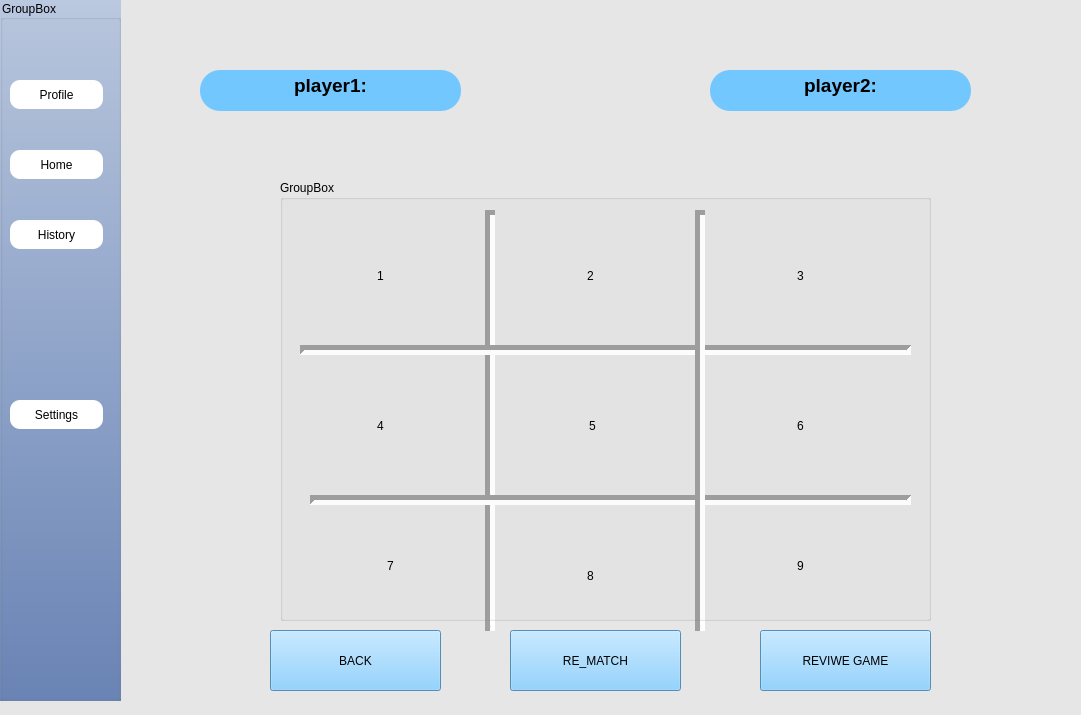
<?xml version="1.0" encoding="UTF-8"?>
<ui version="4.0">
 <class>SecDialog</class>
 <widget class="QDialog" name="SecDialog">
  <property name="geometry">
   <rect>
    <x>0</x>
    <y>0</y>
    <width>1081</width>
    <height>715</height>
   </rect>
  </property>
  <property name="windowTitle">
   <string>Dialog</string>
  </property>
  <property name="styleSheet">
   <string notr="true">QDialog
{
	background-color: rgb(230, 230, 230);
}</string>
  </property>
  <widget class="QGroupBox" name="groupBox">
   <property name="geometry">
    <rect>
     <x>0</x>
     <y>0</y>
     <width>121</width>
     <height>701</height>
    </rect>
   </property>
   <property name="styleSheet">
    <string notr="true">QGroupBox
{
	background-color: qlineargradient(spread:pad, x1:0.5, y1:0, x2:0.5, y2:1, stop:0 rgba(186, 200, 224, 255), stop:1 rgba(106, 133, 182, 255));
}</string>
   </property>
   <property name="title">
    <string>GroupBox</string>
   </property>
   <widget class="QPushButton" name="profile">
    <property name="geometry">
     <rect>
      <x>10</x>
      <y>80</y>
      <width>93</width>
      <height>29</height>
     </rect>
    </property>
    <property name="styleSheet">
     <string notr="true">QPushButton{
border-radius:10px;
background-color:white;

}</string>
    </property>
    <property name="text">
     <string>Profile</string>
    </property>
   </widget>
   <widget class="QPushButton" name="home">
    <property name="geometry">
     <rect>
      <x>10</x>
      <y>150</y>
      <width>93</width>
      <height>29</height>
     </rect>
    </property>
    <property name="styleSheet">
     <string notr="true">QPushButton{
border-radius:10px;
background-color:white;

}</string>
    </property>
    <property name="text">
     <string>Home</string>
    </property>
   </widget>
   <widget class="QPushButton" name="history">
    <property name="geometry">
     <rect>
      <x>10</x>
      <y>220</y>
      <width>93</width>
      <height>29</height>
     </rect>
    </property>
    <property name="styleSheet">
     <string notr="true">QPushButton{
border-radius:10px;
background-color:white;

}</string>
    </property>
    <property name="text">
     <string>History</string>
    </property>
   </widget>
   <widget class="QPushButton" name="settings">
    <property name="geometry">
     <rect>
      <x>10</x>
      <y>400</y>
      <width>93</width>
      <height>29</height>
     </rect>
    </property>
    <property name="styleSheet">
     <string notr="true">QPushButton{
border-radius:10px;
background-color:white;

}</string>
    </property>
    <property name="text">
     <string>Settings</string>
    </property>
   </widget>
  </widget>
  <widget class="QStackedWidget" name="stackedWidget">
   <property name="geometry">
    <rect>
     <x>120</x>
     <y>10</y>
     <width>941</width>
     <height>691</height>
    </rect>
   </property>
   <property name="currentIndex">
    <number>4</number>
   </property>
   <widget class="QWidget" name="page_2">
    <widget class="QPushButton" name="startgame">
     <property name="geometry">
      <rect>
       <x>240</x>
       <y>240</y>
       <width>441</width>
       <height>91</height>
      </rect>
     </property>
     <property name="styleSheet">
      <string notr="true">QPushButton
{
	border-radius:30px;
	color: white;
	
	font: 500 30pt &quot;Montserrat&quot;;
	background-color: qlineargradient(spread:pad, x1:0.5, y1:1, x2:0.5, y2:0.2, stop:0 rgba(84, 204, 190, 255), stop:1 rgba(164, 227, 207, 255));
	border-color:black;
}</string>
     </property>
     <property name="text">
      <string>START GAME</string>
     </property>
    </widget>
   </widget>
   <widget class="QWidget" name="page_3">
    <widget class="QPushButton" name="PVP">
     <property name="geometry">
      <rect>
       <x>140</x>
       <y>260</y>
       <width>281</width>
       <height>51</height>
      </rect>
     </property>
     <property name="styleSheet">
      <string notr="true">QPushButton{
border-radius:15px;
background-color:white;

}</string>
     </property>
     <property name="text">
      <string>PVP</string>
     </property>
    </widget>
    <widget class="QPushButton" name="PVE">
     <property name="geometry">
      <rect>
       <x>550</x>
       <y>260</y>
       <width>281</width>
       <height>51</height>
      </rect>
     </property>
     <property name="styleSheet">
      <string notr="true">QPushButton{
border-radius:15px;
background-color:white;

}</string>
     </property>
     <property name="text">
      <string>PVE</string>
     </property>
    </widget>
    <widget class="QPushButton" name="back_3">
     <property name="geometry">
      <rect>
       <x>10</x>
       <y>0</y>
       <width>93</width>
       <height>29</height>
      </rect>
     </property>
     <property name="text">
      <string>back</string>
     </property>
    </widget>
   </widget>
   <widget class="QWidget" name="page_5">
    <widget class="QPushButton" name="normal">
     <property name="geometry">
      <rect>
       <x>370</x>
       <y>140</y>
       <width>241</width>
       <height>81</height>
      </rect>
     </property>
     <property name="styleSheet">
      <string notr="true">QPushButton{
border-radius:10px;
background-color:white;

}</string>
     </property>
     <property name="text">
      <string>Normal</string>
     </property>
    </widget>
    <widget class="QPushButton" name="infinite">
     <property name="geometry">
      <rect>
       <x>370</x>
       <y>300</y>
       <width>241</width>
       <height>81</height>
      </rect>
     </property>
     <property name="styleSheet">
      <string notr="true">QPushButton{
border-radius:10px;
background-color:white;

}</string>
     </property>
     <property name="text">
      <string>Infinite</string>
     </property>
    </widget>
    <widget class="QPushButton" name="back_2">
     <property name="geometry">
      <rect>
       <x>20</x>
       <y>0</y>
       <width>93</width>
       <height>29</height>
      </rect>
     </property>
     <property name="text">
      <string>back</string>
     </property>
    </widget>
   </widget>
   <widget class="QWidget" name="page_6">
    <widget class="QPushButton" name="easy">
     <property name="geometry">
      <rect>
       <x>310</x>
       <y>80</y>
       <width>251</width>
       <height>81</height>
      </rect>
     </property>
     <property name="text">
      <string>Easy</string>
     </property>
    </widget>
    <widget class="QPushButton" name="medium">
     <property name="geometry">
      <rect>
       <x>310</x>
       <y>200</y>
       <width>251</width>
       <height>81</height>
      </rect>
     </property>
     <property name="text">
      <string>Medium</string>
     </property>
    </widget>
    <widget class="QPushButton" name="hard">
     <property name="geometry">
      <rect>
       <x>310</x>
       <y>320</y>
       <width>251</width>
       <height>81</height>
      </rect>
     </property>
     <property name="text">
      <string>Hard</string>
     </property>
    </widget>
    <widget class="QPushButton" name="back">
     <property name="geometry">
      <rect>
       <x>40</x>
       <y>10</y>
       <width>93</width>
       <height>29</height>
      </rect>
     </property>
     <property name="text">
      <string>back</string>
     </property>
    </widget>
   </widget>
   <widget class="QWidget" name="page_4">
    <widget class="QPushButton" name="pushButton_4">
     <property name="geometry">
      <rect>
       <x>170</x>
       <y>490</y>
       <width>201</width>
       <height>131</height>
      </rect>
     </property>
     <property name="styleSheet">
      <string notr="true">QPushButton
{
border :none;
color:black;
	font: 28pt &quot;Segoe Fluent Icons&quot;;
}
QPushButton:Hover
{
background-color:blue;
}
QPushButton:pressed
{
background-color:red;
}</string>
     </property>
     <property name="text">
      <string>7</string>
     </property>
    </widget>
    <widget class="QPushButton" name="pushButton_6">
     <property name="geometry">
      <rect>
       <x>580</x>
       <y>350</y>
       <width>201</width>
       <height>131</height>
      </rect>
     </property>
     <property name="styleSheet">
      <string notr="true">QPushButton
{
border :none;
color:black;
	font: 28pt &quot;Segoe Fluent Icons&quot;;
}
QPushButton:Hover
{
background-color:blue;
}
QPushButton:pressed
{
background-color:red;
}</string>
     </property>
     <property name="text">
      <string>6</string>
     </property>
    </widget>
    <widget class="QPushButton" name="pushButton_9">
     <property name="geometry">
      <rect>
       <x>580</x>
       <y>200</y>
       <width>201</width>
       <height>131</height>
      </rect>
     </property>
     <property name="styleSheet">
      <string notr="true">QPushButton
{
border :none;
color:black;
	font: 28pt &quot;Segoe Fluent Icons&quot;;
}
QPushButton:Hover
{
background-color:blue;
}
QPushButton:pressed
{
background-color:red;
}</string>
     </property>
     <property name="text">
      <string>3</string>
     </property>
    </widget>
    <widget class="Line" name="line_2">
     <property name="geometry">
      <rect>
       <x>360</x>
       <y>200</y>
       <width>20</width>
       <height>421</height>
      </rect>
     </property>
     <property name="lineWidth">
      <number>5</number>
     </property>
     <property name="orientation">
      <enum>Qt::Orientation::Vertical</enum>
     </property>
    </widget>
    <widget class="Line" name="line_3">
     <property name="geometry">
      <rect>
       <x>190</x>
       <y>480</y>
       <width>601</width>
       <height>20</height>
      </rect>
     </property>
     <property name="lineWidth">
      <number>5</number>
     </property>
     <property name="orientation">
      <enum>Qt::Orientation::Horizontal</enum>
     </property>
    </widget>
    <widget class="QPushButton" name="pushButton_8">
     <property name="geometry">
      <rect>
       <x>160</x>
       <y>200</y>
       <width>201</width>
       <height>131</height>
      </rect>
     </property>
     <property name="styleSheet">
      <string notr="true">QPushButton
{
border :none;
color:black;
	font: 28pt &quot;Segoe Fluent Icons&quot;;
}
QPushButton:Hover
{
background-color:blue;
}
QPushButton:checked {
    background-color: red;
}
</string>
     </property>
     <property name="text">
      <string>1</string>
     </property>
    </widget>
    <widget class="QPushButton" name="pushButton_5">
     <property name="geometry">
      <rect>
       <x>370</x>
       <y>500</y>
       <width>201</width>
       <height>131</height>
      </rect>
     </property>
     <property name="styleSheet">
      <string notr="true">QPushButton
{
border :none;
color:black;
	font: 28pt &quot;Segoe Fluent Icons&quot;;
}
QPushButton:Hover
{
background-color:blue;
}
QPushButton:pressed
{
background-color:red;
}</string>
     </property>
     <property name="text">
      <string>8</string>
     </property>
    </widget>
    <widget class="QPushButton" name="pushButton">
     <property name="geometry">
      <rect>
       <x>372</x>
       <y>350</y>
       <width>201</width>
       <height>131</height>
      </rect>
     </property>
     <property name="styleSheet">
      <string notr="true">QPushButton
{
border :none;
color:black;
	font: 28pt &quot;Segoe Fluent Icons&quot;;
}
QPushButton:Hover
{
background-color:blue;
}
QPushButton:pressed
{
background-color:red;
}</string>
     </property>
     <property name="text">
      <string>5</string>
     </property>
    </widget>
    <widget class="QPushButton" name="pushButton_2">
     <property name="geometry">
      <rect>
       <x>160</x>
       <y>350</y>
       <width>201</width>
       <height>131</height>
      </rect>
     </property>
     <property name="styleSheet">
      <string notr="true">QPushButton
{
border :none;
color:black;
	font: 28pt &quot;Segoe Fluent Icons&quot;;
}
QPushButton:Hover
{
background-color:blue;
}
QPushButton:pressed
{
background-color:red;
}
QPushButton[text=&quot;O&quot;] {
    color: black;
   
}
QPushButton[text=&quot;X&quot;] {
    color: white;
    }
</string>
     </property>
     <property name="text">
      <string>4</string>
     </property>
    </widget>
    <widget class="QTextEdit" name="textEdit_2">
     <property name="geometry">
      <rect>
       <x>590</x>
       <y>60</y>
       <width>261</width>
       <height>41</height>
      </rect>
     </property>
     <property name="styleSheet">
      <string notr="true">QTextEdit
{
border :none;
color:black;
background-color: rgb(115, 199, 255);
font: 700 12pt &quot;Rockwell&quot;;    
 border-radius: 20px;
}</string>
     </property>
     <property name="html">
      <string>&lt;!DOCTYPE HTML PUBLIC &quot;-//W3C//DTD HTML 4.0//EN&quot; &quot;http://www.w3.org/TR/REC-html40/strict.dtd&quot;&gt;
&lt;html&gt;&lt;head&gt;&lt;meta name=&quot;qrichtext&quot; content=&quot;1&quot; /&gt;&lt;meta charset=&quot;utf-8&quot; /&gt;&lt;style type=&quot;text/css&quot;&gt;
p, li { white-space: pre-wrap; }
hr { height: 1px; border-width: 0; }
li.unchecked::marker { content: &quot;\2610&quot;; }
li.checked::marker { content: &quot;\2612&quot;; }
&lt;/style&gt;&lt;/head&gt;&lt;body style=&quot; font-family:'Rockwell'; font-size:12pt; font-weight:700; font-style:normal;&quot;&gt;
&lt;p align=&quot;center&quot; style=&quot; margin-top:0px; margin-bottom:0px; margin-left:0px; margin-right:0px; -qt-block-indent:0; text-indent:0px;&quot;&gt;&lt;span style=&quot; font-family:'Segoe UI'; font-size:14pt;&quot;&gt;player2:&lt;/span&gt;&lt;/p&gt;&lt;/body&gt;&lt;/html&gt;</string>
     </property>
    </widget>
    <widget class="QTextEdit" name="textEdit">
     <property name="geometry">
      <rect>
       <x>80</x>
       <y>60</y>
       <width>261</width>
       <height>41</height>
      </rect>
     </property>
     <property name="styleSheet">
      <string notr="true">QTextEdit
{
border :none;
color:black;
background-color: rgb(115, 199, 255);
font: 700 12pt &quot;Rockwell&quot;;    
 border-radius: 20px;
}</string>
     </property>
     <property name="html">
      <string>&lt;!DOCTYPE HTML PUBLIC &quot;-//W3C//DTD HTML 4.0//EN&quot; &quot;http://www.w3.org/TR/REC-html40/strict.dtd&quot;&gt;
&lt;html&gt;&lt;head&gt;&lt;meta name=&quot;qrichtext&quot; content=&quot;1&quot; /&gt;&lt;meta charset=&quot;utf-8&quot; /&gt;&lt;style type=&quot;text/css&quot;&gt;
p, li { white-space: pre-wrap; }
hr { height: 1px; border-width: 0; }
li.unchecked::marker { content: &quot;\2610&quot;; }
li.checked::marker { content: &quot;\2612&quot;; }
&lt;/style&gt;&lt;/head&gt;&lt;body style=&quot; font-family:'Rockwell'; font-size:12pt; font-weight:700; font-style:normal;&quot;&gt;
&lt;p align=&quot;center&quot; style=&quot; margin-top:0px; margin-bottom:0px; margin-left:0px; margin-right:0px; -qt-block-indent:0; text-indent:0px;&quot;&gt;&lt;span style=&quot; font-family:'Segoe UI'; font-size:14pt;&quot;&gt;player1:&lt;/span&gt;&lt;/p&gt;&lt;/body&gt;&lt;/html&gt;</string>
     </property>
    </widget>
    <widget class="QPushButton" name="pushButton_7">
     <property name="geometry">
      <rect>
       <x>370</x>
       <y>200</y>
       <width>201</width>
       <height>131</height>
      </rect>
     </property>
     <property name="styleSheet">
      <string notr="true">QPushButton
{
border :none;
color:black;
	font: 28pt &quot;Segoe Fluent Icons&quot;;
}
QPushButton:Hover
{
background-color:blue;
}
QPushButton:pressed
{
background-color:red;
}</string>
     </property>
     <property name="text">
      <string>2</string>
     </property>
    </widget>
    <widget class="Line" name="line_4">
     <property name="geometry">
      <rect>
       <x>180</x>
       <y>330</y>
       <width>611</width>
       <height>20</height>
      </rect>
     </property>
     <property name="lineWidth">
      <number>5</number>
     </property>
     <property name="orientation">
      <enum>Qt::Orientation::Horizontal</enum>
     </property>
    </widget>
    <widget class="QPushButton" name="pushButton_10">
     <property name="geometry">
      <rect>
       <x>580</x>
       <y>490</y>
       <width>201</width>
       <height>131</height>
      </rect>
     </property>
     <property name="styleSheet">
      <string notr="true">QPushButton
{
border :none;
color:black;
	font: 28pt &quot;Segoe Fluent Icons&quot;;
}
QPushButton:Hover
{
background-color:blue;
}
QPushButton:pressed
{
background-color:red;
}</string>
     </property>
     <property name="text">
      <string>9</string>
     </property>
    </widget>
    <widget class="Line" name="line">
     <property name="geometry">
      <rect>
       <x>570</x>
       <y>200</y>
       <width>20</width>
       <height>421</height>
      </rect>
     </property>
     <property name="lineWidth">
      <number>5</number>
     </property>
     <property name="orientation">
      <enum>Qt::Orientation::Vertical</enum>
     </property>
    </widget>
    <widget class="QPushButton" name="pushButton_15">
     <property name="geometry">
      <rect>
       <x>640</x>
       <y>620</y>
       <width>171</width>
       <height>61</height>
      </rect>
     </property>
     <property name="maximumSize">
      <size>
       <width>500</width>
       <height>500</height>
      </size>
     </property>
     <property name="styleSheet">
      <string notr="true">QPushButton
{
color:black;
background-color: rgb(115, 199, 255);
 font: 700 14pt &quot;Segoe UI&quot;;
}</string>
     </property>
     <property name="text">
      <string>REVIWE GAME</string>
     </property>
    </widget>
    <widget class="QPushButton" name="pushButton_16">
     <property name="geometry">
      <rect>
       <x>390</x>
       <y>620</y>
       <width>171</width>
       <height>61</height>
      </rect>
     </property>
     <property name="maximumSize">
      <size>
       <width>500</width>
       <height>500</height>
      </size>
     </property>
     <property name="styleSheet">
      <string notr="true">QPushButton
{
color:black;
background-color: rgb(115, 199, 255);
 font: 700 14pt &quot;Segoe UI&quot;;
}</string>
     </property>
     <property name="text">
      <string>RE_MATCH</string>
     </property>
    </widget>
    <widget class="QPushButton" name="back_4">
     <property name="geometry">
      <rect>
       <x>150</x>
       <y>620</y>
       <width>171</width>
       <height>61</height>
      </rect>
     </property>
     <property name="maximumSize">
      <size>
       <width>500</width>
       <height>500</height>
      </size>
     </property>
     <property name="styleSheet">
      <string notr="true">QPushButton
{
color:black;
background-color: rgb(115, 199, 255);
 font: 700 14pt &quot;Segoe UI&quot;;
}</string>
     </property>
     <property name="text">
      <string>BACK</string>
     </property>
    </widget>
    <widget class="QGroupBox" name="groupBox_2">
     <property name="geometry">
      <rect>
       <x>160</x>
       <y>170</y>
       <width>651</width>
       <height>441</height>
      </rect>
     </property>
     <property name="title">
      <string>GroupBox</string>
     </property>
    </widget>
   </widget>
   <widget class="QWidget" name="page">
    <widget class="QTableWidget" name="tableWidget">
     <property name="geometry">
      <rect>
       <x>450</x>
       <y>60</y>
       <width>401</width>
       <height>411</height>
      </rect>
     </property>
     <property name="sizeIncrement">
      <size>
       <width>0</width>
       <height>1</height>
      </size>
     </property>
     <property name="frameShape">
      <enum>QFrame::Shape::NoFrame</enum>
     </property>
     <property name="frameShadow">
      <enum>QFrame::Shadow::Sunken</enum>
     </property>
     <property name="lineWidth">
      <number>1</number>
     </property>
     <property name="textElideMode">
      <enum>Qt::TextElideMode::ElideMiddle</enum>
     </property>
     <property name="gridStyle">
      <enum>Qt::PenStyle::SolidLine</enum>
     </property>
     <property name="sortingEnabled">
      <bool>false</bool>
     </property>
     <attribute name="horizontalHeaderMinimumSectionSize">
      <number>36</number>
     </attribute>
     <row/>
     <row/>
     <row/>
     <row/>
     <row/>
     <row/>
     <row/>
     <row/>
     <row/>
     <row/>
     <column>
      <property name="text">
       <string>RESULT</string>
      </property>
     </column>
     <column>
      <property name="text">
       <string>DATE</string>
      </property>
     </column>
     <column>
      <property name="text">
       <string>REVIEW GAME</string>
      </property>
     </column>
     <item row="0" column="0">
      <property name="text">
       <string/>
      </property>
      <property name="flags">
       <set>ItemIsSelectable|ItemIsEditable|ItemIsDragEnabled|ItemIsDropEnabled|ItemIsEnabled</set>
      </property>
     </item>
     <item row="0" column="1">
      <property name="text">
       <string/>
      </property>
     </item>
     <item row="0" column="2">
      <property name="text">
       <string/>
      </property>
     </item>
     <item row="1" column="2">
      <property name="text">
       <string/>
      </property>
     </item>
     <item row="2" column="2">
      <property name="text">
       <string>SHOW</string>
      </property>
     </item>
    </widget>
    <widget class="QWidget" name="widget" native="true">
     <property name="geometry">
      <rect>
       <x>110</x>
       <y>80</y>
       <width>171</width>
       <height>351</height>
      </rect>
     </property>
     <widget class="QTextEdit" name="losses_label">
      <property name="geometry">
       <rect>
        <x>10</x>
        <y>0</y>
        <width>141</width>
        <height>51</height>
       </rect>
      </property>
      <property name="styleSheet">
       <string notr="true">QTextEdit
{
color:black;
background-color: rgb(115, 199, 255);
 font: 700 16pt &quot;Segoe UI&quot;;
}</string>
      </property>
      <property name="readOnly">
       <bool>true</bool>
      </property>
      <property name="html">
       <string>&lt;!DOCTYPE HTML PUBLIC &quot;-//W3C//DTD HTML 4.0//EN&quot; &quot;http://www.w3.org/TR/REC-html40/strict.dtd&quot;&gt;
&lt;html&gt;&lt;head&gt;&lt;meta name=&quot;qrichtext&quot; content=&quot;1&quot; /&gt;&lt;meta charset=&quot;utf-8&quot; /&gt;&lt;style type=&quot;text/css&quot;&gt;
p, li { white-space: pre-wrap; }
hr { height: 1px; border-width: 0; }
li.unchecked::marker { content: &quot;\2610&quot;; }
li.checked::marker { content: &quot;\2612&quot;; }
&lt;/style&gt;&lt;/head&gt;&lt;body style=&quot; font-family:'Segoe UI'; font-size:16pt; font-weight:700; font-style:normal;&quot;&gt;
&lt;p align=&quot;center&quot; style=&quot; margin-top:0px; margin-bottom:0px; margin-left:0px; margin-right:0px; -qt-block-indent:0; text-indent:0px;&quot;&gt;&lt;span style=&quot; font-size:18pt;&quot;&gt;LOSSES&lt;/span&gt;&lt;/p&gt;&lt;/body&gt;&lt;/html&gt;</string>
      </property>
     </widget>
     <widget class="QTextEdit" name="draws_label">
      <property name="geometry">
       <rect>
        <x>10</x>
        <y>250</y>
        <width>141</width>
        <height>51</height>
       </rect>
      </property>
      <property name="styleSheet">
       <string notr="true">QTextEdit
{
color:black;
background-color: rgb(115, 199, 255);
 font: 700 16pt &quot;Segoe UI&quot;;
}</string>
      </property>
      <property name="readOnly">
       <bool>true</bool>
      </property>
      <property name="html">
       <string>&lt;!DOCTYPE HTML PUBLIC &quot;-//W3C//DTD HTML 4.0//EN&quot; &quot;http://www.w3.org/TR/REC-html40/strict.dtd&quot;&gt;
&lt;html&gt;&lt;head&gt;&lt;meta name=&quot;qrichtext&quot; content=&quot;1&quot; /&gt;&lt;meta charset=&quot;utf-8&quot; /&gt;&lt;style type=&quot;text/css&quot;&gt;
p, li { white-space: pre-wrap; }
hr { height: 1px; border-width: 0; }
li.unchecked::marker { content: &quot;\2610&quot;; }
li.checked::marker { content: &quot;\2612&quot;; }
&lt;/style&gt;&lt;/head&gt;&lt;body style=&quot; font-family:'Segoe UI'; font-size:16pt; font-weight:700; font-style:normal;&quot;&gt;
&lt;p align=&quot;center&quot; style=&quot; margin-top:0px; margin-bottom:0px; margin-left:0px; margin-right:0px; -qt-block-indent:0; text-indent:0px;&quot;&gt;&lt;span style=&quot; font-size:18pt;&quot;&gt;DRAWS&lt;/span&gt;&lt;/p&gt;&lt;/body&gt;&lt;/html&gt;</string>
      </property>
     </widget>
     <widget class="QTextEdit" name="draws_num">
      <property name="geometry">
       <rect>
        <x>10</x>
        <y>300</y>
        <width>141</width>
        <height>41</height>
       </rect>
      </property>
      <property name="readOnly">
       <bool>true</bool>
      </property>
      <property name="html">
       <string>&lt;!DOCTYPE HTML PUBLIC &quot;-//W3C//DTD HTML 4.0//EN&quot; &quot;http://www.w3.org/TR/REC-html40/strict.dtd&quot;&gt;
&lt;html&gt;&lt;head&gt;&lt;meta name=&quot;qrichtext&quot; content=&quot;1&quot; /&gt;&lt;meta charset=&quot;utf-8&quot; /&gt;&lt;style type=&quot;text/css&quot;&gt;
p, li { white-space: pre-wrap; }
hr { height: 1px; border-width: 0; }
li.unchecked::marker { content: &quot;\2610&quot;; }
li.checked::marker { content: &quot;\2612&quot;; }
&lt;/style&gt;&lt;/head&gt;&lt;body style=&quot; font-family:'Segoe UI'; font-size:9pt; font-weight:400; font-style:normal;&quot;&gt;
&lt;p align=&quot;center&quot; style=&quot; margin-top:0px; margin-bottom:0px; margin-left:0px; margin-right:0px; -qt-block-indent:0; text-indent:0px;&quot;&gt;&lt;span style=&quot; font-size:14pt; font-weight:700;&quot;&gt;6&lt;/span&gt;&lt;/p&gt;&lt;/body&gt;&lt;/html&gt;</string>
      </property>
     </widget>
     <widget class="QTextEdit" name="losses_num">
      <property name="geometry">
       <rect>
        <x>10</x>
        <y>50</y>
        <width>141</width>
        <height>41</height>
       </rect>
      </property>
      <property name="readOnly">
       <bool>true</bool>
      </property>
      <property name="html">
       <string>&lt;!DOCTYPE HTML PUBLIC &quot;-//W3C//DTD HTML 4.0//EN&quot; &quot;http://www.w3.org/TR/REC-html40/strict.dtd&quot;&gt;
&lt;html&gt;&lt;head&gt;&lt;meta name=&quot;qrichtext&quot; content=&quot;1&quot; /&gt;&lt;meta charset=&quot;utf-8&quot; /&gt;&lt;style type=&quot;text/css&quot;&gt;
p, li { white-space: pre-wrap; }
hr { height: 1px; border-width: 0; }
li.unchecked::marker { content: &quot;\2610&quot;; }
li.checked::marker { content: &quot;\2612&quot;; }
&lt;/style&gt;&lt;/head&gt;&lt;body style=&quot; font-family:'Segoe UI'; font-size:9pt; font-weight:400; font-style:normal;&quot;&gt;
&lt;p align=&quot;center&quot; style=&quot; margin-top:0px; margin-bottom:0px; margin-left:0px; margin-right:0px; -qt-block-indent:0; text-indent:0px;&quot;&gt;&lt;span style=&quot; font-size:14pt; font-weight:700;&quot;&gt;0&lt;/span&gt;&lt;/p&gt;&lt;/body&gt;&lt;/html&gt;</string>
      </property>
     </widget>
     <widget class="QTextEdit" name="wins_num">
      <property name="geometry">
       <rect>
        <x>10</x>
        <y>170</y>
        <width>141</width>
        <height>41</height>
       </rect>
      </property>
      <property name="readOnly">
       <bool>true</bool>
      </property>
      <property name="html">
       <string>&lt;!DOCTYPE HTML PUBLIC &quot;-//W3C//DTD HTML 4.0//EN&quot; &quot;http://www.w3.org/TR/REC-html40/strict.dtd&quot;&gt;
&lt;html&gt;&lt;head&gt;&lt;meta name=&quot;qrichtext&quot; content=&quot;1&quot; /&gt;&lt;meta charset=&quot;utf-8&quot; /&gt;&lt;style type=&quot;text/css&quot;&gt;
p, li { white-space: pre-wrap; }
hr { height: 1px; border-width: 0; }
li.unchecked::marker { content: &quot;\2610&quot;; }
li.checked::marker { content: &quot;\2612&quot;; }
&lt;/style&gt;&lt;/head&gt;&lt;body style=&quot; font-family:'Segoe UI'; font-size:9pt; font-weight:400; font-style:normal;&quot;&gt;
&lt;p align=&quot;center&quot; style=&quot; margin-top:0px; margin-bottom:0px; margin-left:0px; margin-right:0px; -qt-block-indent:0; text-indent:0px;&quot;&gt;&lt;span style=&quot; font-size:14pt; font-weight:700;&quot;&gt;15&lt;/span&gt;&lt;/p&gt;&lt;/body&gt;&lt;/html&gt;</string>
      </property>
     </widget>
     <widget class="QTextEdit" name="wins_label">
      <property name="geometry">
       <rect>
        <x>10</x>
        <y>120</y>
        <width>141</width>
        <height>51</height>
       </rect>
      </property>
      <property name="styleSheet">
       <string notr="true">QTextEdit
{
color:black;
background-color: rgb(115, 199, 255);
 font: 700 16pt &quot;Segoe UI&quot;;
}</string>
      </property>
      <property name="readOnly">
       <bool>true</bool>
      </property>
      <property name="html">
       <string>&lt;!DOCTYPE HTML PUBLIC &quot;-//W3C//DTD HTML 4.0//EN&quot; &quot;http://www.w3.org/TR/REC-html40/strict.dtd&quot;&gt;
&lt;html&gt;&lt;head&gt;&lt;meta name=&quot;qrichtext&quot; content=&quot;1&quot; /&gt;&lt;meta charset=&quot;utf-8&quot; /&gt;&lt;style type=&quot;text/css&quot;&gt;
p, li { white-space: pre-wrap; }
hr { height: 1px; border-width: 0; }
li.unchecked::marker { content: &quot;\2610&quot;; }
li.checked::marker { content: &quot;\2612&quot;; }
&lt;/style&gt;&lt;/head&gt;&lt;body style=&quot; font-family:'Segoe UI'; font-size:16pt; font-weight:700; font-style:normal;&quot;&gt;
&lt;p align=&quot;center&quot; style=&quot; margin-top:0px; margin-bottom:0px; margin-left:0px; margin-right:0px; -qt-block-indent:0; text-indent:0px;&quot;&gt;WINS&lt;/p&gt;&lt;/body&gt;&lt;/html&gt;</string>
      </property>
     </widget>
    </widget>
   </widget>
  </widget>
 </widget>
 <resources/>
 <connections/>
</ui>
